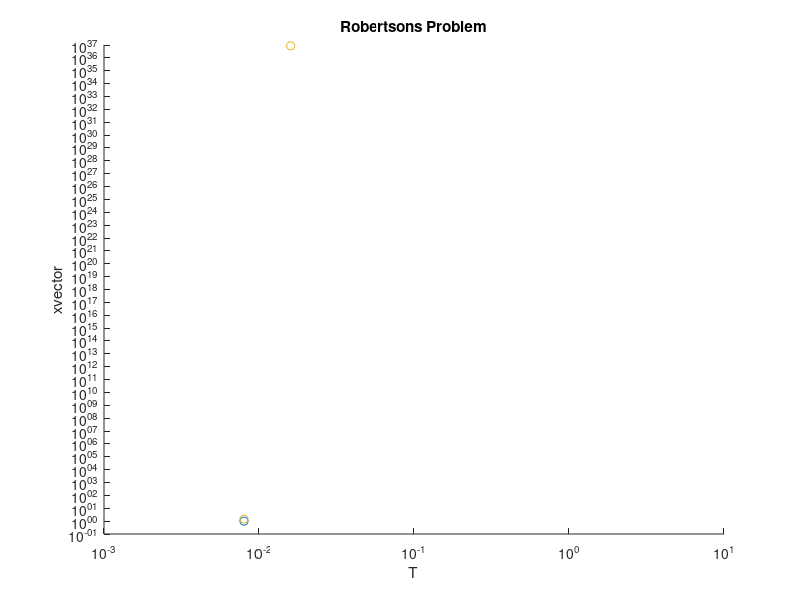
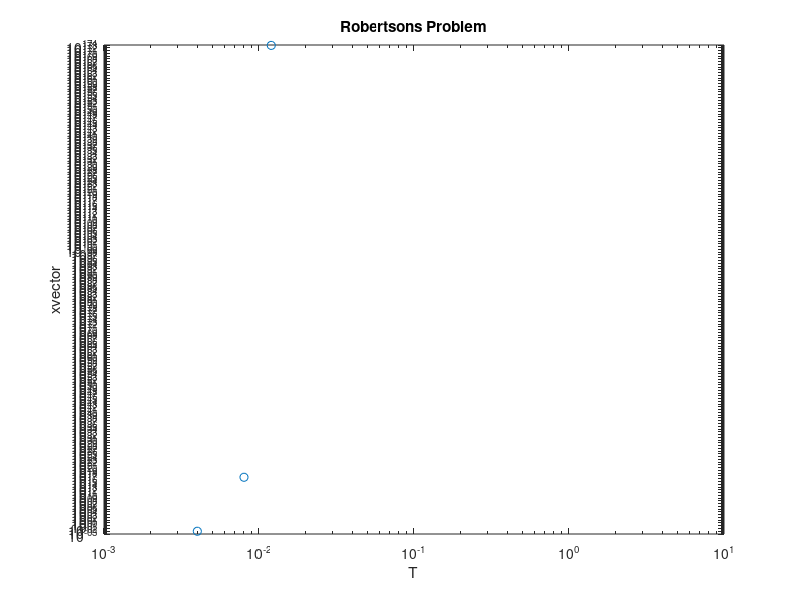
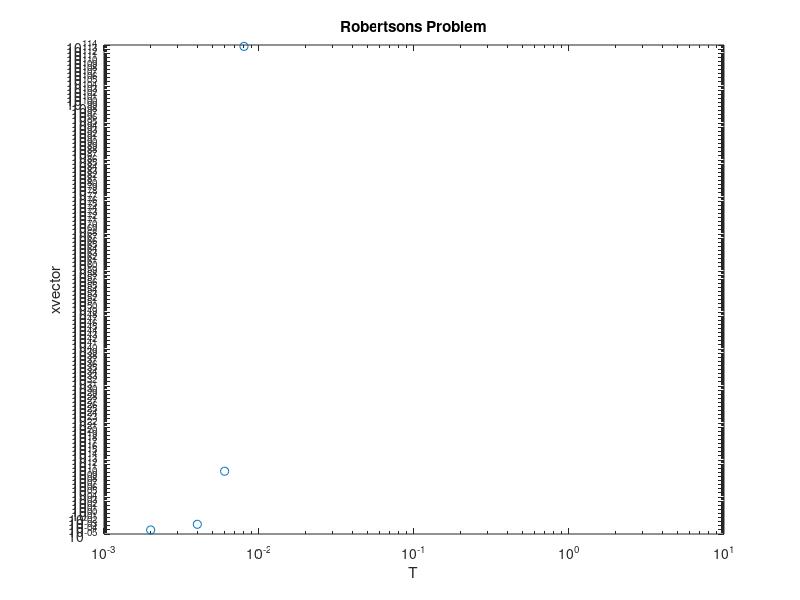
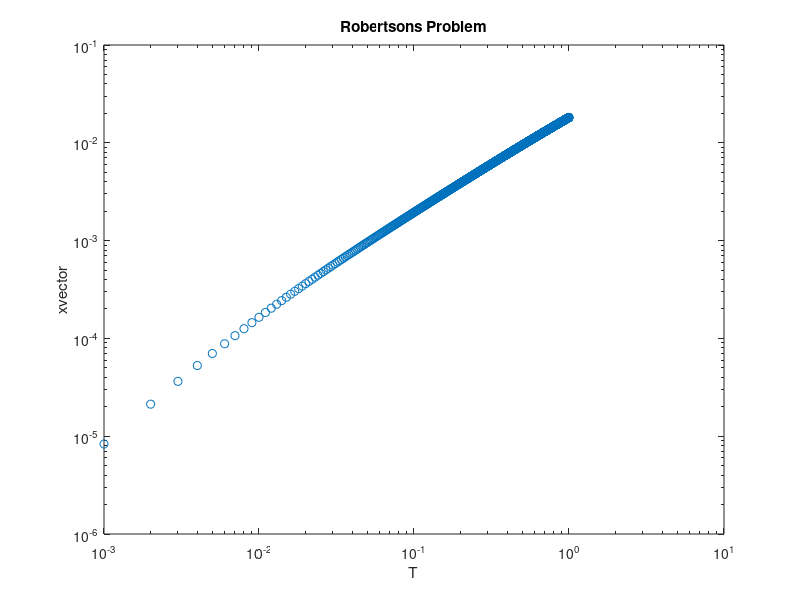

Here is the MATLAB script that generated these plots, in order:
%---------------------------------------------------------------
%C2.1.2 Stability Investigation of a RK Method

%C2.1.2.1 Constant Stepsize Experiment
Nval=[125, 250, 500, 1000, 2000]; %different N
k1=0.04;k2=10.^4;k3=3*10.^7; %different k

for i = 1:5
    %Initial Values for each iteration
    t=0; tend=1; T=t;
    N=Nval(i);
    h=tend/N;
    x1(1)=1; x2(1)=0; x3(1)=0;
for k=2:N+1
  
  %solving for K's, L's, and J's iteratively using Rk from part 1
  K1 = -k1*x1(k-1)+k2*(x2(k-1))*(x3(k-1));
  L1 = k1*x1(k-1)-k2*((x2(k-1))*(x3(k-1)))-k3*((x2(k-1)).^2);
  J1 = k3*((x2(k-1)).^2);
  K2 = -k1*(x1(k-1)+h*K1)+k2*(x2(k-1)+h*L1)*(x3(k-1)+h*J1);
  L2 = k1*(x1(k-1)+h*K1)-k2*((x2(k-1)+h*L1)*(x3(k-1)+h*J1))-k3*((x2(k-1)+h*L1).^2);
  J2 = k3*((x2(k-1)+h*L1).^2);
  K3 = -k1*(x1(k-1)+h*K1/4+h*K2/4)+k2*(x2(k-1)+h*L1/4+h*L2/4)*(x3(k-1)+h*J1/4+h*J2/4);
  L3 = k1*(x1(k-1)+h*K1/4+h*K2/4)-k2*((x2(k-1)+h*L1/4+h*L2/4)*(x3(k-1)+h*J1/4+h*J2/4))-k3*((x2(k-1)+h*L1/4+h*L2/4).^2);
  J3 = k3*((x2(k-1)+h*L1/4+h*L2/4).^2);
  
  %Iterating over x1,x2, x3 and updating values
  x1(k)=x1(k-1)+(h/6)*(K1+K2+K3);
  x2(k)=x2(k-1)+(h/6)*(L1+L2+L3);
  x3(k)=x3(k-1)+(h/6)*(J1+J2+J3);
  t=t+h;
  T=[T;t];
    
end

hold on
figure(i);
loglog(T,x1,'o');
loglog(T,x2,'o');
loglog(T,x3,'o');
title('Robertsons Problem')
xlabel('T') 
ylabel('xvector')
end

%Note the smallest N at which the points converge is 1000, which is the 4th
%figure


%C.2.1.2.2 Adaptive Stepsize Experiment Using Matlab Functions
%part 1

relvec=[10.^-3,10.^-4,10.^-5,10.^-6]; %these are our relative tolerances
stepvec=zeros(4);
i=1;
for rel=relvec %looping through all elements in relveci=1;
options = odeset('RelTol',rel); %setting our RelTol

eqs = @(t,x) [-k1*x(1)+k2*x(2)*x(3);k1*x(1)-k2*x(2)*x(3)-k3*(x(2)).^2;k3*(x(2)).^2]; %setting up equations for ode23
[t,x] = ode23(@(t,x) eqs(t,x), [0,1], [1;0;0], options); %ode23
figure(6);
hold on
plot(t(2:end),diff(t));%want vectors to match up so we start from second element in t
title('Robertsons Problem Nonstiff')
xlabel('t') 
ylabel('h')
stepvec(i)=length(t);
i=i+1;
end

%As seen in stepvec our steps for each tolerance using ode23 are obtained by our t
%values: so we have 10^-3:867, 10^-4:868, 10^-5:869, 10^-6:869

%part2
stepvec2=zeros(4);
i=1;
for rel=relvec

options = odeset('RelTol',rel); %setting out RelTol

eqs = @(t,x) [-k1*x(1)+k2*x(2)*x(3);k1*x(1)-k2*x(2)*x(3)-k3*(x(2)).^2;k3*(x(2)).^2]; %setting up equations for ode23s
[t,x] = ode23s(@(t,x) eqs(t,x), [0,1000], [1;0;0], options);%ode23s
figure(7);
hold on
plot(t(2:end),diff(t)); %want vectors to match up so we start from second element in t
title('Robertsons Problem Stiff')
xlabel('t') 
ylabel('h')
stepvec2(i)=length(t);
i=i+1;
end

%As seen in stepvec2 our steps for each tolerance using ode23s are obtained by our t
%values: so we have 10^-3:31, 10^-4:38, 10^-5:49, 10^-6:62